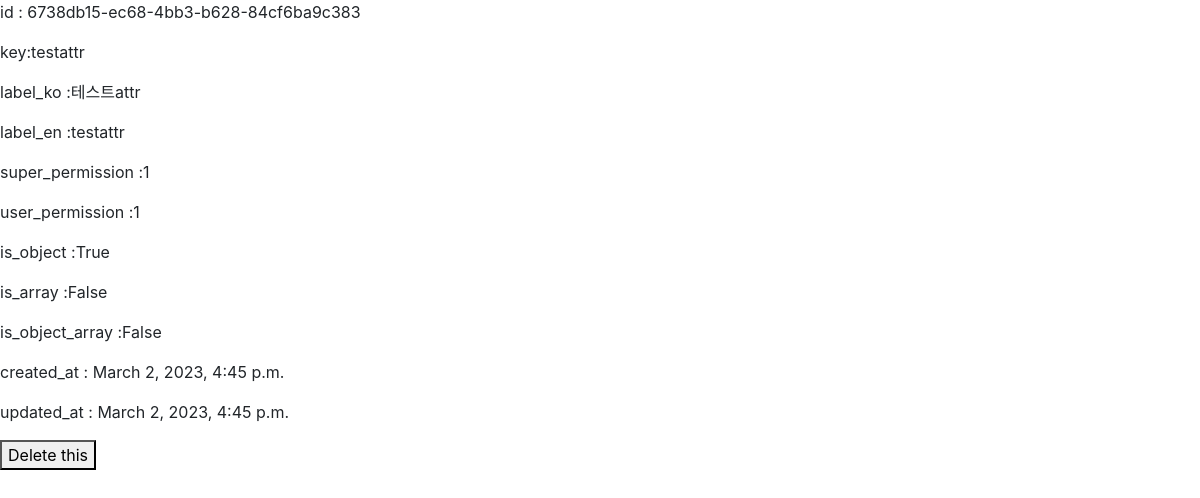
The app's page /api/v1/device/6738db15-ec68-4bb3-b628-84cf6ba9c383/attribute/6738db15-ec68-4bb3-b628-84cf6ba9c383/ with its own data.
### attribute/models.py (models this page shows)
class Attribute(models.Model):
    id = models.CharField(max_length=36, primary_key=True, default=uuid.uuid4())
    key = models.CharField(max_length=50)
    label_ko = models.CharField(max_length=50)
    label_en = models.CharField(max_length=50)
    super_permission = models.IntegerField()
    user_permission = models.IntegerField()
    is_object = models.BooleanField()
    is_array = models.BooleanField()
    is_object_array = models.BooleanField()
    created_at = models.DateTimeField(auto_now_add=True)
    updated_at = models.DateTimeField(auto_now=True)

### device/views.py (the view)
# urls.py: path('<device_id>/attribute/<attribute_id>/',views.device_attribute_del),
@csrf_exempt
def device_attribute_del(request, device_id, attribute_id):
    if request.method == 'GET':
        attribute=Attribute.objects.filter(id=attribute_id).get()
        context={'element': attribute}
        return render(request, 'deviceattributedel.html', context)
    if request.method == 'DELETE':
        device = Device.objects.filter(id=device_id).get()
        attribute = Attribute.objects.filter(id=attribute_id).get()
        Device_Attribute.objects.filter(device=device, attribute=attribute).delete()
        return redirect('../')

### templates/deviceattributedel.html (shortened to what this page needs)
{% load static %}
<link rel="stylesheet" type="text/css" href="{% static 'bootstrap.min.css' %}">
<div class="form-inline form-group">
    <label>id : {{ element.id }}</label>
</div>
 <div class = "form-inline form-group">
        <label>key: </label><label>
     {{ element.key }}
    </label>
    </div>
    <div class = "form-inline form-group">
        <label>label_ko : </label>
        <label>
            {{ element.label_ko }}
        </label>
    </div>
    <div class = "form-inline form-group">
        <label>label_en : </label>
        <label>
            {{ element.label_en }}
        </label>
    </div>
    <div class = "form-inline form-group">
        <label>super_permission : </label><label>
        {{ element.super_permission }}
    </label>
    </div>
    <div class = "form-inline form-group">
        <label>user_permission : </label>
        <label>
            {{ element.user_permission }}
        </label>
    </div>
    <div class = "form-inline form-group">
        <label>is_object : </label>
        <label>
            {{ element.is_object }}
        </label>
    </div>
    <div class = "form-inline form-group">
        <label>is_array : </label>
        <label>
            {{ element.is_array }}
        </label>
    </div>
    <div class = "form-inline form-group">
        <label>is_object_array : </label>
        <label>
            {{ element.is_object_array }}
        </label>
    </div>
<div class="form-inline form-group">
    <label> created_at : {{ element.created_at }} </label>
</div>
<div class="form-inline form-group">
    <label>updated_at : {{ element.updated_at }} </label>
</div>
    <button type = "button" class = "delete-item">Delete this</button>

### records on screen
Attribute: id "6738db15-ec68-4bb3-b628-84cf6ba9c383", key "testattr", label_ko "테스트attr", label_en "testattr", super_permission "1", user_permission "1", is_object "True", is_array "False", is_object_array "False", created_at "March 2, 2023, 4:45 p.m.", updated_at "March 2, 2023, 4:45 p.m."
